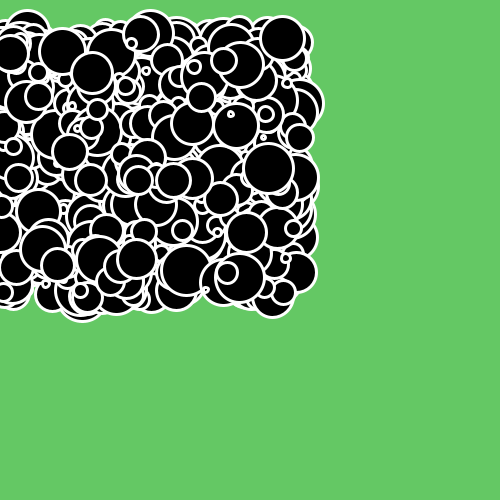
Frame 1 (no input)
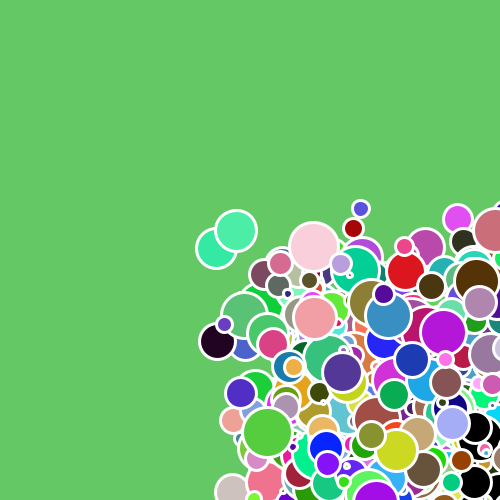
Frame 60 (the mouse pressed at the canvas centre just before this capture)
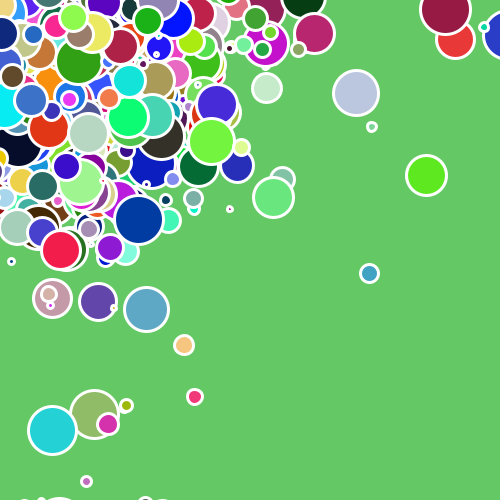
Frame 120 (the mouse held since frame 60 and released just before this capture)

The Processing sketch that drew these frames (run headless with seeded random() and noise(); from frame 60 on, the mouse is pressed at the canvas centre):

// Processing sketch: processing_33771
// ── processing_33771.pde

int numCircles = 1000;
float  circleX[]= new float[numCircles];
float  circleY[] = new float[numCircles];
float  velX [] = new float[numCircles];
float  velY [] = new float[numCircles];

float r[]= new float[numCircles];
float g[]= new float[numCircles];
float b[]= new float[numCircles];




int rad[] = new int[numCircles];

void setup(){
  size(500,500);
  smooth();
  noStroke();

  
  
  //dif values.
  //range
  for(int i=0; i< numCircles; i++){
    rad[i]= round(random(4,50));

   circleX[i] = random(0, 300);
   circleY[i] = random(30, 300); 
   
    velX [i]= (15);
    velY [i]= (15); 
    
    
 
  }
}


void draw(){
 background(100,200,100);
 
 for(int j=0; j< numCircles ; j++){
 //ellipse(circleX[i] ,circleY[i],rad,rad);
 stroke(255);
 strokeWeight(3); 
 fill(r[j],g[j],b[j]);
 ellipse(circleX[j] , circleY[j], rad[j], rad[j]); 
 
 circleX [j] = circleX [j] + random( velX [j]);
 circleY [j] = circleY [j] + random (velY [j]);
  
  if (circleX [j] >= 500){
    velX [j]= velX[j] *-1;
    r[j]=random(255);
    g[j]=random(255);
    b[j]=random(255);
  }

   if (circleX [j] <= 0){
    velX [j]= velX[j] *-1;
    r[j]=random(255);
    g[j]=random(255);
    b[j]=random(255);
    
  }
  
   if (circleY [j] >= 500){
    velY [j]= velY[j] *-1;
    r[j]=random(255);
    g[j]=random(255);
    b[j]=random(255);
  }
 
    if (circleY [j] <= 0){
    velY [j]= velY[j] *-1;
    r[j]=random(255);
    g[j]=random(255);
    b[j]=random(255);
  }
   
 
 
 
 
 
 
 
 
  }

}

                
                                
